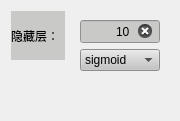
             <widget class="QWidget" name="scrollAreaWidgetContents">
              <property name="geometry">
               <rect>
                <x>0</x>
                <y>0</y>
                <width>178</width>
                <height>118</height>
               </rect>
              </property>
              <layout class="QGridLayout" name="gridLayout_8">
               <item row="0" column="1">
                <widget class="QWidget" name="widget_2" native="true">
                 <property name="sizePolicy">
                  <sizepolicy hsizetype="Preferred" vsizetype="Preferred">
                   <horstretch>0</horstretch>
                   <verstretch>0</verstretch>
                  </sizepolicy>
                 </property>
                 <layout class="QGridLayout" name="gridLayout_4">
                  <item row="0" column="0">
                   <widget class="QLineEdit" name="hideLayer_0">
                    <property name="minimumSize">
                     <size>
                      <width>80</width>
                      <height>23</height>
                     </size>
                    </property>
                    <property name="maximumSize">
                     <size>
                      <width>80</width>
                      <height>23</height>
                     </size>
                    </property>
                    <property name="styleSheet">
                     <string notr="true">background-color: rgb(201, 201, 200);
font: 9pt &quot;微软雅黑&quot;;</string>
                    </property>
                    <property name="text">
                     <string>10</string>
                    </property>
                    <property name="frame">
                     <bool>true</bool>
                    </property>
                    <property name="alignment">
                     <set>Qt::AlignRight|Qt::AlignTrailing|Qt::AlignVCenter</set>
                    </property>
                    <property name="clearButtonEnabled">
                     <bool>true</bool>
                    </property>
                   </widget>
                  </item>
                  <item row="1" column="0">
                   <widget class="QComboBox" name="cbb_aFunc_0">
                    <property name="styleSheet">
                     <string notr="true">background-color: rgb(196, 196, 195);
font: 9pt &quot;微软雅黑&quot;;</string>
                    </property>
                    <property name="frame">
                     <bool>true</bool>
                    </property>
                    <item>
                     <property name="text">
                      <string>sigmoid</string>
                     </property>
                    </item>
                    <item>
                     <property name="text">
                      <string>relu</string>
                     </property>
                    </item>
                    <item>
                     <property name="text">
                      <string>tanh</string>
                     </property>
                    </item>
                    <item>
                     <property name="text">
                      <string>softmax</string>
                     </property>
                    </item>
                    <item>
                     <property name="text">
                      <string>None</string>
                     </property>
                    </item>
                   </widget>
                  </item>
                 </layout>
                </widget>
               </item>
               <item row="3" column="1">
                <widget class="QWidget" name="widget_hideLayer" native="true">
                 <property name="sizePolicy">
                  <sizepolicy hsizetype="Preferred" vsizetype="Minimum">
                   <horstretch>0</horstretch>
                   <verstretch>0</verstretch>
                  </sizepolicy>
                 </property>
                </widget>
               </item>
               <item row="0" column="0">
                <layout class="QVBoxLayout" name="verticalLayout">
                 <item>
                  <widget class="QLabel" name="lab_hide">
                   <property name="styleSheet">
                    <string notr="true">background-color: rgb(201, 201, 200);
font: 9pt &quot;微软雅黑&quot;;</string>
                   </property>
                   <property name="text">
                    <string>隐藏层：</string>
                   </property>
                  </widget>
                 </item>
                 <item>
                  <spacer name="verticalSpacer_2">
                   <property name="orientation">
                    <enum>Qt::Vertical</enum>
                   </property>
                   <property name="sizeType">
                    <enum>QSizePolicy::Fixed</enum>
                   </property>
                   <property name="sizeHint" stdset="0">
                    <size>
                     <width>20</width>
                     <height>20</height>
                    </size>
                   </property>
                  </spacer>
                 </item>
                </layout>
               </item>
               <item row="3" column="0">
                <layout class="QGridLayout" name="gridLayout_7">
                 <item row="0" column="1">
                  <widget class="QPushButton" name="btn_add">
                   <property name="minimumSize">
                    <size>
                     <width>24</width>
                     <height>24</height>
                    </size>
                   </property>
                   <property name="maximumSize">
                    <size>
                     <width>24</width>
                     <height>24</height>
                    </size>
                   </property>
                   <property name="styleSheet">
                    <string notr="true">background-color: rgb(255, 255, 255);</string>
                   </property>
                   <property name="text">
                    <string/>
                   </property>
                   <property name="icon">
                    <iconset resource="resources.qrc">
                     <normaloff>:/icon/icon/icons8-plus-48.png</normaloff>:/icon/icon/icons8-plus-48.png</iconset>
                   </property>
                   <property name="iconSize">
                    <size>
                     <width>16</width>
                     <height>16</height>
                    </size>
                   </property>
                   <property name="autoDefault">
                    <bool>false</bool>
                   </property>
                   <property name="default">
                    <bool>false</bool>
                   </property>
                   <property name="flat">
                    <bool>true</bool>
                   </property>
                  </widget>
                 </item>
                 <item row="0" column="0">
                  <widget class="QPushButton" name="btn_subtract">
                   <property name="minimumSize">
                    <size>
                     <width>24</width>
                     <height>24</height>
                    </size>
                   </property>
                   <property name="maximumSize">
                    <size>
                     <width>24</width>
                     <height>24</height>
                    </size>
                   </property>
                   <property name="styleSheet">
                    <string notr="true">background-color: rgb(255, 255, 255);</string>
                   </property>
                   <property name="text">
                    <string/>
                   </property>
                   <property name="icon">
                    <iconset resource="resources.qrc">
                     <normaloff>:/icon/icon/icons8-cancel-50.png</normaloff>:/icon/icon/icons8-cancel-50.png</iconset>
                   </property>
                   <property name="autoDefault">
                    <bool>false</bool>
                   </property>
                   <property name="default">
                    <bool>false</bool>
                   </property>
                   <property name="flat">
                    <bool>true</bool>
                   </property>
                  </widget>
                 </item>
                </layout>
               </item>
              </layout>
             </widget>
